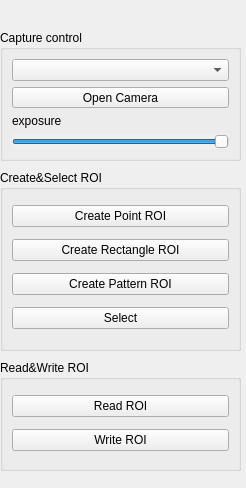
<?xml version="1.0" encoding="UTF-8"?>
<ui version="4.0">
 <class>LeftDock</class>
 <widget class="QWidget" name="LeftDock">
  <property name="geometry">
   <rect>
    <x>0</x>
    <y>0</y>
    <width>246</width>
    <height>488</height>
   </rect>
  </property>
  <property name="windowTitle">
   <string>LeftMenu</string>
  </property>
  <widget class="QGroupBox" name="groupBoxCapture">
   <property name="geometry">
    <rect>
     <x>0</x>
     <y>30</y>
     <width>241</width>
     <height>131</height>
    </rect>
   </property>
   <property name="title">
    <string>Capture control</string>
   </property>
   <layout class="QVBoxLayout" name="verticalLayout">
    <item>
     <widget class="QComboBox" name="comboBoxCam1Port"/>
    </item>
    <item>
     <widget class="QPushButton" name="buttonOpenCamera">
      <property name="text">
       <string>Open Camera</string>
      </property>
     </widget>
    </item>
    <item>
     <widget class="QLabel" name="label_5">
      <property name="text">
       <string>exposure</string>
      </property>
      <property name="alignment">
       <set>Qt::AlignLeading|Qt::AlignLeft|Qt::AlignVCenter</set>
      </property>
     </widget>
    </item>
    <item>
     <widget class="QSlider" name="sliderExposure">
      <property name="autoFillBackground">
       <bool>true</bool>
      </property>
      <property name="styleSheet">
       <string notr="true">QSlider::groove:horizontal</string>
      </property>
      <property name="minimum">
       <number>-13</number>
      </property>
      <property name="maximum">
       <number>-1</number>
      </property>
      <property name="orientation">
       <enum>Qt::Horizontal</enum>
      </property>
     </widget>
    </item>
   </layout>
  </widget>
  <widget class="QGroupBox" name="groupBoxCapture_2">
   <property name="geometry">
    <rect>
     <x>0</x>
     <y>170</y>
     <width>241</width>
     <height>181</height>
    </rect>
   </property>
   <property name="title">
    <string>Create&amp;&amp;Select ROI</string>
   </property>
   <layout class="QVBoxLayout" name="verticalLayout_2">
    <item>
     <widget class="QPushButton" name="pushButton_CreatePointROI">
      <property name="text">
       <string>Create Point ROI</string>
      </property>
     </widget>
    </item>
    <item>
     <widget class="QPushButton" name="pushButton_CreateRectROI">
      <property name="text">
       <string>Create Rectangle ROI</string>
      </property>
     </widget>
    </item>
    <item>
     <widget class="QPushButton" name="pushButton_CreatePatternROI">
      <property name="text">
       <string>Create Pattern ROI</string>
      </property>
     </widget>
    </item>
    <item>
     <widget class="QPushButton" name="pushButton_Select">
      <property name="text">
       <string>Select</string>
      </property>
     </widget>
    </item>
   </layout>
  </widget>
  <widget class="QGroupBox" name="groupBoxCapture_3">
   <property name="geometry">
    <rect>
     <x>0</x>
     <y>360</y>
     <width>241</width>
     <height>111</height>
    </rect>
   </property>
   <property name="title">
    <string>Read&amp;&amp;Write ROI</string>
   </property>
   <layout class="QVBoxLayout" name="verticalLayout_3">
    <item>
     <widget class="QPushButton" name="pushButton_ReadROI">
      <property name="text">
       <string>Read ROI</string>
      </property>
     </widget>
    </item>
    <item>
     <widget class="QPushButton" name="pushButton_WriteROI">
      <property name="text">
       <string>Write ROI</string>
      </property>
     </widget>
    </item>
   </layout>
  </widget>
 </widget>
 <resources/>
 <connections/>
</ui>
